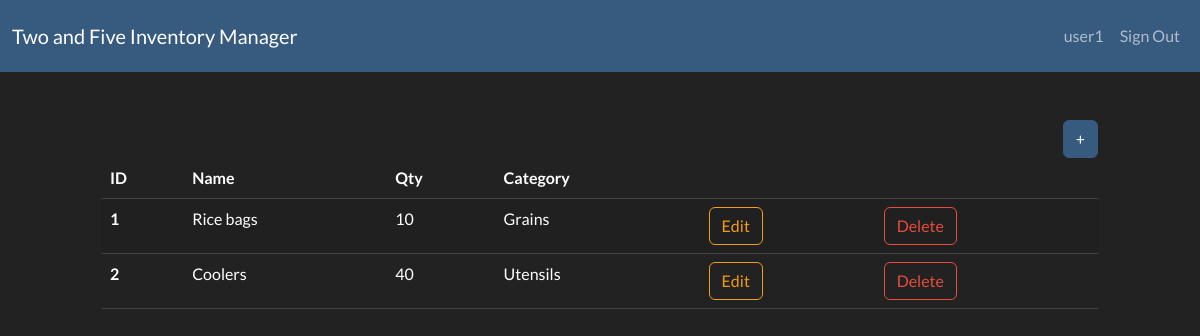
The app's page /dashboard/ (signed in), older data.
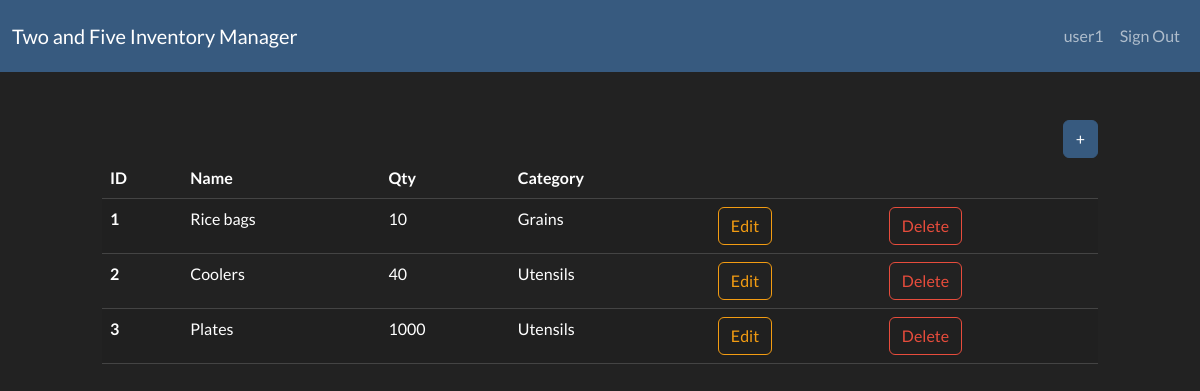
The same page, newer data.
### inventory/models.py (models this page shows, shortened)
class InventoryItem(models.Model):
    name = models.CharField(max_length=200)
    quantity = models.IntegerField()
    category = models.ForeignKey(
        "Category", on_delete=models.SET_NULL, blank=True, null=True
    )
    date_created = models.DateTimeField(auto_now_add=True)
    user = models.ForeignKey(User, on_delete=models.CASCADE)

class Category(models.Model):
    name = models.CharField(max_length=200)
    class Meta:
        verbose_name_plural = "categories"

### inventory/views.py (the view)
# urls.py: path("dashboard/", Dashboard.as_view(), name="dashboard"),
class Dashboard(LoginRequiredMixin, View):
    def get(self, request):
        items = InventoryItem.objects.filter(user=self.request.user.id).order_by(
            "id"
        )  # gets all the items for this user and orders them by the id.
        return render(request, "inventory/dashboard.html", {"items": items})

### inventory/templates/inventory/dashboard.html (shortened to what this page needs)
{% extends "inventory/base.html" %}
{% block content %}
<div class="row">
    <div class="col-md-10 col-12 mx-auto mt-5">
        <div class="d-flex justify-content-end">
            <a href="{% url 'add-item' %}" class="btn btn-primary">+</a>
        </div>
        <table class="table table-hover table-striped">
            <thead>
                <tr>
                    <th scope="col">ID</th>
                    <th scope="col">Name</th>
                    <th scope="col">Qty</th>
                    <th scope="col">Category</th>
                    <th scope="col"></th>
                    <th scope="col"></th>
                </tr>
            </thead>
            <tbody>
                {% for item in items %}
                <tr>
                    <th scope="row">{{ item.id }}</th>
                    <td>{{ item.name }}</td>
                    <td>{{ item.quantity }}</td>
                    <td>{{ item.category.name }}</td>
                    <td>
                        <a href="{% url 'edit-item' item.id %}" class="btn btn-outline-warning">Edit</a>
                    </td>
                    <td>
                        <a href="{% url 'delete-item' item.id %}" class="btn btn-outline-danger">Delete</a>
                    </td>
                </tr>
                {% endfor %}
            </tbody>
        </table>
    </div>
</div>
{% endblock content %}

Row changes from the older to the newer data that the page shows:
added InventoryItem: id "3", name "Plates", quantity "1000", category.name "Utensils"
